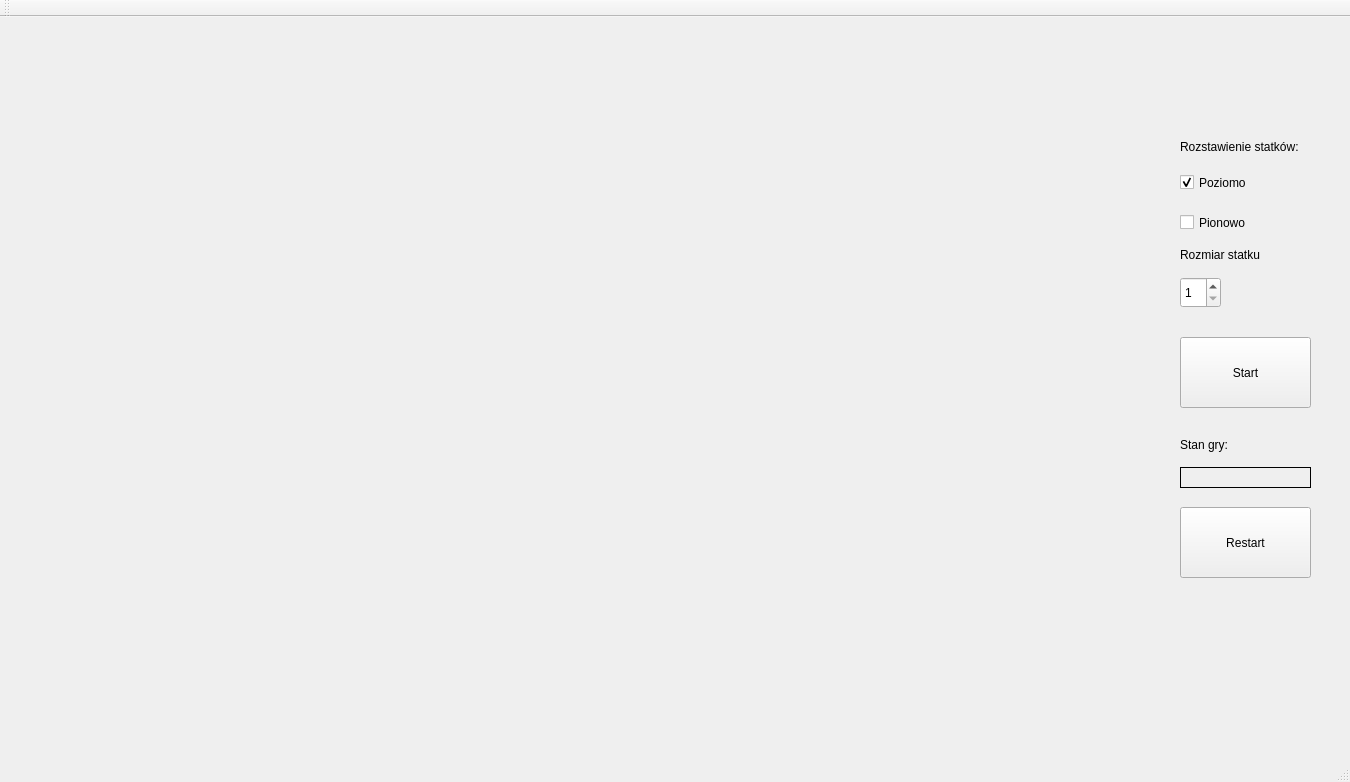
<?xml version="1.0" encoding="UTF-8"?>
<ui version="4.0">
 <class>MainWindow</class>
 <widget class="QMainWindow" name="MainWindow">
  <property name="geometry">
   <rect>
    <x>0</x>
    <y>0</y>
    <width>1350</width>
    <height>782</height>
   </rect>
  </property>
  <property name="windowTitle">
   <string>MainWindow</string>
  </property>
  <widget class="QWidget" name="centralWidget">
   <widget class="QPushButton" name="pbStart">
    <property name="geometry">
     <rect>
      <x>1180</x>
      <y>320</y>
      <width>131</width>
      <height>71</height>
     </rect>
    </property>
    <property name="sizePolicy">
     <sizepolicy hsizetype="Fixed" vsizetype="Fixed">
      <horstretch>0</horstretch>
      <verstretch>0</verstretch>
     </sizepolicy>
    </property>
    <property name="text">
     <string>Start</string>
    </property>
   </widget>
   <widget class="QCheckBox" name="cbHorizontal">
    <property name="enabled">
     <bool>true</bool>
    </property>
    <property name="geometry">
     <rect>
      <x>1180</x>
      <y>150</y>
      <width>131</width>
      <height>31</height>
     </rect>
    </property>
    <property name="sizePolicy">
     <sizepolicy hsizetype="Fixed" vsizetype="Fixed">
      <horstretch>0</horstretch>
      <verstretch>0</verstretch>
     </sizepolicy>
    </property>
    <property name="mouseTracking">
     <bool>false</bool>
    </property>
    <property name="text">
     <string>Poziomo</string>
    </property>
    <property name="checked">
     <bool>true</bool>
    </property>
    <property name="autoExclusive">
     <bool>true</bool>
    </property>
    <property name="tristate">
     <bool>false</bool>
    </property>
   </widget>
   <widget class="QCheckBox" name="cbVertical">
    <property name="geometry">
     <rect>
      <x>1180</x>
      <y>190</y>
      <width>121</width>
      <height>31</height>
     </rect>
    </property>
    <property name="sizePolicy">
     <sizepolicy hsizetype="Fixed" vsizetype="Fixed">
      <horstretch>0</horstretch>
      <verstretch>0</verstretch>
     </sizepolicy>
    </property>
    <property name="text">
     <string>Pionowo</string>
    </property>
    <property name="autoExclusive">
     <bool>true</bool>
    </property>
   </widget>
   <widget class="QLabel" name="label">
    <property name="geometry">
     <rect>
      <x>1180</x>
      <y>120</y>
      <width>121</width>
      <height>20</height>
     </rect>
    </property>
    <property name="sizePolicy">
     <sizepolicy hsizetype="Fixed" vsizetype="Fixed">
      <horstretch>0</horstretch>
      <verstretch>0</verstretch>
     </sizepolicy>
    </property>
    <property name="text">
     <string>Rozstawienie statków:</string>
    </property>
   </widget>
   <widget class="QSpinBox" name="sbShipSize">
    <property name="geometry">
     <rect>
      <x>1180</x>
      <y>260</y>
      <width>41</width>
      <height>31</height>
     </rect>
    </property>
    <property name="sizePolicy">
     <sizepolicy hsizetype="Fixed" vsizetype="Fixed">
      <horstretch>0</horstretch>
      <verstretch>0</verstretch>
     </sizepolicy>
    </property>
    <property name="minimum">
     <number>1</number>
    </property>
    <property name="maximum">
     <number>4</number>
    </property>
   </widget>
   <widget class="QLabel" name="label_2">
    <property name="geometry">
     <rect>
      <x>1180</x>
      <y>230</y>
      <width>101</width>
      <height>16</height>
     </rect>
    </property>
    <property name="sizePolicy">
     <sizepolicy hsizetype="Fixed" vsizetype="Fixed">
      <horstretch>0</horstretch>
      <verstretch>0</verstretch>
     </sizepolicy>
    </property>
    <property name="text">
     <string>Rozmiar statku</string>
    </property>
   </widget>
   <widget class="QLabel" name="lb_gameState">
    <property name="geometry">
     <rect>
      <x>1180</x>
      <y>450</y>
      <width>131</width>
      <height>21</height>
     </rect>
    </property>
    <property name="sizePolicy">
     <sizepolicy hsizetype="Fixed" vsizetype="Fixed">
      <horstretch>0</horstretch>
      <verstretch>0</verstretch>
     </sizepolicy>
    </property>
    <property name="frameShape">
     <enum>QFrame::Box</enum>
    </property>
    <property name="frameShadow">
     <enum>QFrame::Plain</enum>
    </property>
    <property name="text">
     <string/>
    </property>
    <property name="alignment">
     <set>Qt::AlignLeading|Qt::AlignLeft|Qt::AlignTop</set>
    </property>
   </widget>
   <widget class="QLabel" name="label_3">
    <property name="geometry">
     <rect>
      <x>1180</x>
      <y>420</y>
      <width>101</width>
      <height>16</height>
     </rect>
    </property>
    <property name="sizePolicy">
     <sizepolicy hsizetype="Fixed" vsizetype="Fixed">
      <horstretch>0</horstretch>
      <verstretch>0</verstretch>
     </sizepolicy>
    </property>
    <property name="text">
     <string>Stan gry:</string>
    </property>
   </widget>
   <widget class="QPushButton" name="pb_Restart">
    <property name="geometry">
     <rect>
      <x>1180</x>
      <y>490</y>
      <width>131</width>
      <height>71</height>
     </rect>
    </property>
    <property name="sizePolicy">
     <sizepolicy hsizetype="Fixed" vsizetype="Fixed">
      <horstretch>0</horstretch>
      <verstretch>0</verstretch>
     </sizepolicy>
    </property>
    <property name="text">
     <string>Restart</string>
    </property>
   </widget>
  </widget>
  <widget class="QMenuBar" name="menuBar">
   <property name="geometry">
    <rect>
     <x>0</x>
     <y>0</y>
     <width>1350</width>
     <height>21</height>
    </rect>
   </property>
  </widget>
  <widget class="QToolBar" name="mainToolBar">
   <attribute name="toolBarArea">
    <enum>TopToolBarArea</enum>
   </attribute>
   <attribute name="toolBarBreak">
    <bool>false</bool>
   </attribute>
  </widget>
  <widget class="QStatusBar" name="statusBar"/>
 </widget>
 <layoutdefault spacing="6" margin="11"/>
 <resources/>
 <connections/>
</ui>
